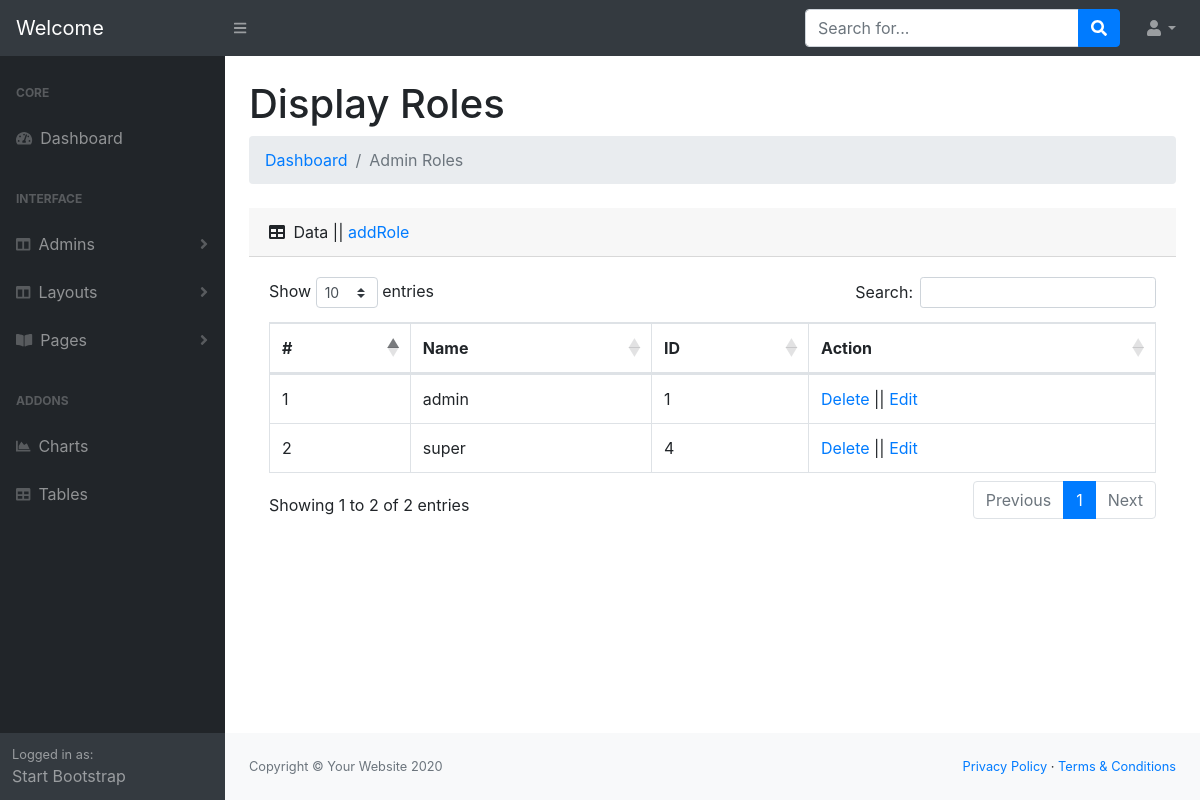
Page /dashboard/admin/adminRoles/displayRoles.php on the earlier database version.
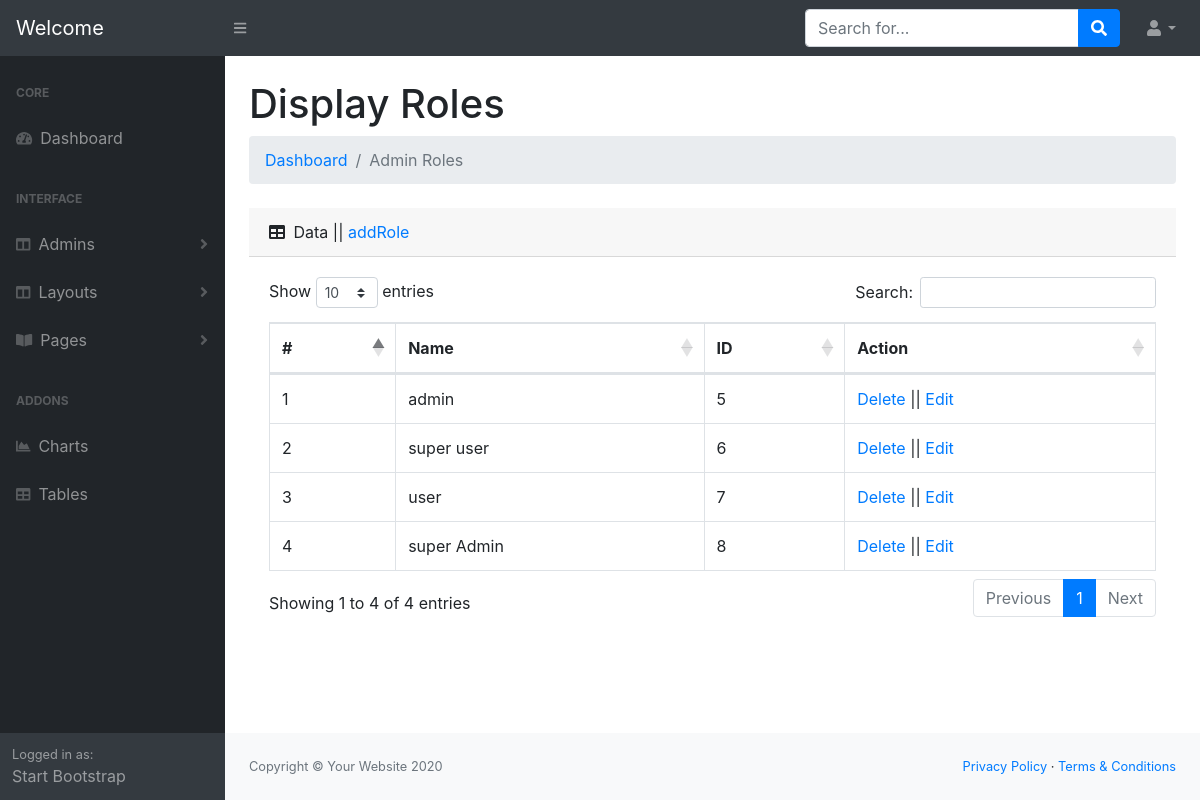
Same page on the later database version.
### tables this page shows
CREATE TABLE `roles` (
  `id` int(11) NOT NULL,
  `role` char(50) NOT NULL
);

### dashboard/includes/helperFunction.php (called while the page is built, shortened)
<?php
function url($url){
   return "http://".$_SERVER['HTTP_HOST']."/portfolio/dashboard/".$url;
  }
?>

### dashboard/admin/adminRoles/displayRoles.php (the view)
<?php
    require '../../includes/connection.php';
    include '../../includes/helperFunction.php';
    $sql = "SELECT * FROM roles";
    $op = mysqli_query($con,$sql);
?>
<?php
    include '../../includes/layout/head.php';
?>
    <body class="sb-nav-fixed">
        <?php include '../../includes/layout/nav.php'; ?>
        <div id="layoutSidenav">
        <?php include '../../includes/layout/sideNav.php'; ?>
            <div id="layoutSidenav_content">
                <main>
                    <div class="container-fluid">
                        <h1 class="mt-4">Display Roles</h1>
                        <ol class="breadcrumb mb-4">
                            <li class="breadcrumb-item"><a href="../../index.php">Dashboard</a></li>
                            <li class="breadcrumb-item active">Admin Roles</li>
                        </ol>
                            <div class="card-header">
                                <i class="fas fa-table mr-1"></i>
                               Data || <a href="<?php   echo url('admin/adminRoles/addRole.php');  ?> ">addRole</a>
                            </div>
                            <div class="card-body">
                                <div class="table-responsive">
                                    <table class="table table-bordered" id="dataTable" width="100%" cellspacing="0">
                                        <thead>
                                            <tr>
                                                <th>#</th>
                                                <th>Name</th>
                                                <th>ID</th>
                                                <th>Action</th>
                                            </tr>
                                        </thead>
                                        <tbody>
                                            <?php $i = 0;
                                                while($data = mysqli_fetch_assoc($op)){
                                                    $i++;
                                                    ?>
                                                    <tr>
                                                        <td><?php echo $i;?></td>
                                                        <td><?php echo $data['role'];?></td>
                                                        <td><?php echo $data['id'];?></td>
                                                        <td>
                                                            <a href ="deleteRole.php?id=<?php echo $data['id']; ?>">Delete</a> ||
                                                            <a href ="editRole.php?id=<?php echo $data['id']; ?>?role=<?php $_SESSION['role']=$data['role']; echo $_SESSION['role']; ?>">Edit</a></td>
                                                    </tr>
                                                <?php }?>
                                        </tbody>
                                    </table>
                                </div>
                            </div>
                    </div>
                </main>
                <?php include '../../includes/layout/footer.php'; ?>

### dashboard/includes/layout/head.php (shortened to what this page needs)
<!DOCTYPE html>
<html lang="en">
    <head>
        <link href="http://<?PHP ECHO $_SERVER['HTTP_HOST'];?>/portfolio/dashboard/css/styles.css" rel="stylesheet" />
        <link href="https://cdn.datatables.net/1.10.20/css/dataTables.bootstrap4.min.css" rel="stylesheet" />
    </head>

### dashboard/includes/layout/nav.php (shortened to what this page needs)
<nav class="sb-topnav navbar navbar-expand navbar-dark bg-dark">
            <a class="navbar-brand" href="index.php">Welcome <?php echo ucwords($_SESSION['userData']['name']);?></a>
            <button class="btn btn-link btn-sm order-1 order-lg-0" id="sidebarToggle" href="#"><i class="fas fa-bars"></i></button>
            <form class="d-none d-md-inline-block form-inline ml-auto mr-0 mr-md-3 my-2 my-md-0">
                <div class="input-group">
                    <input class="form-control" type="text" placeholder="Search for..." aria-label="Search" aria-describedby="basic-addon2" />
                    <div class="input-group-append">
                        <button class="btn btn-primary" type="button"><i class="fas fa-search"></i></button>
                    </div>
                </div>
            </form>
            <ul class="navbar-nav ml-auto ml-md-0">
                <li class="nav-item dropdown">
                    <a class="nav-link dropdown-toggle" id="userDropdown" href="#" role="button" data-toggle="dropdown" aria-haspopup="true" aria-expanded="false"><i class="fas fa-user fa-fw"></i></a>
                </li>
            </ul>
        </nav>

### dashboard/includes/layout/sideNav.php (shortened to what this page needs)
<div id="layoutSidenav_nav">
                <nav class="sb-sidenav accordion sb-sidenav-dark" id="sidenavAccordion">
                    <div class="sb-sidenav-menu">
                        <div class="nav">
                            <div class="sb-sidenav-menu-heading">Core</div>
                            <a class="nav-link" href="<?php echo url('index.php'); ?>">
                                <div class="sb-nav-link-icon"><i class="fas fa-tachometer-alt"></i></div>
                                Dashboard
                            </a>
                            <div class="sb-sidenav-menu-heading">Interface</div>
                            <a class="nav-link collapsed" href="#" data-toggle="collapse" data-target="#collapseAdmin" aria-expanded="false" aria-controls="collapseAdmin">
                                <div class="sb-nav-link-icon"><i class="fas fa-columns"></i></div>
                                Admins
                                <div class="sb-sidenav-collapse-arrow"><i class="fas fa-angle-down"></i></div>
                            </a>
                            <a class="nav-link collapsed" href="#" data-toggle="collapse" data-target="#collapseLayouts" aria-expanded="false" aria-controls="collapseLayouts">
                                <div class="sb-nav-link-icon"><i class="fas fa-columns"></i></div>
                                Layouts
                                <div class="sb-sidenav-collapse-arrow"><i class="fas fa-angle-down"></i></div>
                            </a>
                            <a class="nav-link collapsed" href="#" data-toggle="collapse" data-target="#collapsePages" aria-expanded="false" aria-controls="collapsePages">
                                <div class="sb-nav-link-icon"><i class="fas fa-book-open"></i></div>
                                Pages
                                <div class="sb-sidenav-collapse-arrow"><i class="fas fa-angle-down"></i></div>
                            </a>
                            <div class="sb-sidenav-menu-heading">Addons</div>
                            <a class="nav-link" href="charts.php">
                                <div class="sb-nav-link-icon"><i class="fas fa-chart-area"></i></div>
                                Charts
                            </a>
                            <a class="nav-link" href="tables.php">
                                <div class="sb-nav-link-icon"><i class="fas fa-table"></i></div>
                                Tables
                            </a>
                        </div>
                    </div>
                    <div class="sb-sidenav-footer">
                        <div class="small">Logged in as:</div>
                        Start Bootstrap
                    </div>
                </nav>
            </div>

### dashboard/includes/layout/footer.php (shortened to what this page needs)
<footer class="py-4 bg-light mt-auto">
                    <div class="container-fluid">
                        <div class="d-flex align-items-center justify-content-between small">
                            <div class="text-muted">Copyright &copy; Your Website 2020</div>
                            <div>
                                <a href="#">Privacy Policy</a>
                                &middot;
                                <a href="#">Terms &amp; Conditions</a>
                            </div>
                        </div>
                    </div>
                </footer>
            </div>
        </div>
    </body>
</html>

Differences in the rows shown:
removed roles: role "admin", id "1"
removed roles: role "super", id "4"
added roles: role "admin", id "5"
added roles: role "super user", id "6"
added roles: role "user", id "7"
added roles: role "super Admin", id "8"
Other differences:
text written by a page script: "Show entries Search: Showing 1 to 2 of 2 entries Previous 1 Next" → "Show entries Search: Showing 1 to 4 of 4 entries Previous 1 Next"
